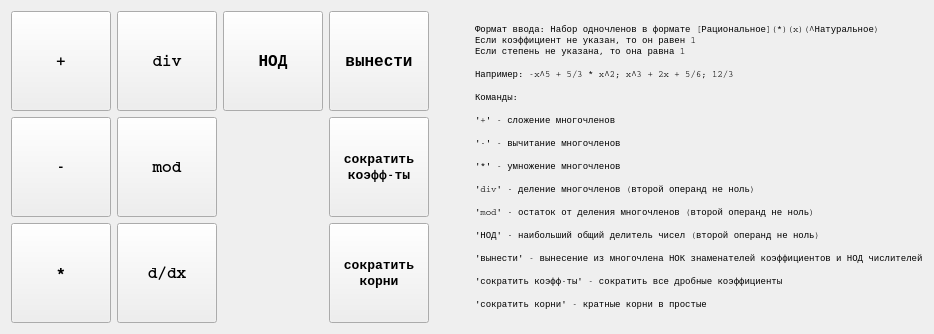
      <widget class="QWidget" name="tabPolynomial">
       <attribute name="title">
        <string>Многочлены</string>
       </attribute>
       <layout class="QVBoxLayout" name="verticalLayout_5">
        <item>
         <layout class="QHBoxLayout" name="horizontalLayout_6">
          <item>
           <layout class="QGridLayout" name="buttonsLayout_4">
            <item row="1" column="0">
             <widget class="QPushButton" name="subButton_4">
              <property name="sizePolicy">
               <sizepolicy hsizetype="Maximum" vsizetype="Fixed">
                <horstretch>0</horstretch>
                <verstretch>0</verstretch>
               </sizepolicy>
              </property>
              <property name="minimumSize">
               <size>
                <width>100</width>
                <height>100</height>
               </size>
              </property>
              <property name="font">
               <font>
                <family>Courier</family>
                <pointsize>12</pointsize>
                <weight>75</weight>
                <bold>true</bold>
                <stylestrategy>PreferDefault</stylestrategy>
                <kerning>false</kerning>
               </font>
              </property>
              <property name="text">
               <string>-</string>
              </property>
             </widget>
            </item>
            <item row="2" column="0">
             <widget class="QPushButton" name="polynomialMultButton">
              <property name="sizePolicy">
               <sizepolicy hsizetype="Maximum" vsizetype="Fixed">
                <horstretch>0</horstretch>
                <verstretch>0</verstretch>
               </sizepolicy>
              </property>
              <property name="minimumSize">
               <size>
                <width>100</width>
                <height>100</height>
               </size>
              </property>
              <property name="font">
               <font>
                <family>Courier</family>
                <pointsize>12</pointsize>
                <weight>75</weight>
                <bold>true</bold>
                <stylestrategy>PreferDefault</stylestrategy>
                <kerning>false</kerning>
               </font>
              </property>
              <property name="text">
               <string>*</string>
              </property>
             </widget>
            </item>
            <item row="0" column="1">
             <widget class="QPushButton" name="polynomialDivButton">
              <property name="sizePolicy">
               <sizepolicy hsizetype="Maximum" vsizetype="Fixed">
                <horstretch>0</horstretch>
                <verstretch>0</verstretch>
               </sizepolicy>
              </property>
              <property name="minimumSize">
               <size>
                <width>100</width>
                <height>100</height>
               </size>
              </property>
              <property name="font">
               <font>
                <family>Courier</family>
                <pointsize>12</pointsize>
                <weight>75</weight>
                <bold>true</bold>
                <stylestrategy>PreferDefault</stylestrategy>
                <kerning>false</kerning>
               </font>
              </property>
              <property name="text">
               <string>div</string>
              </property>
             </widget>
            </item>
            <item row="0" column="0">
             <widget class="QPushButton" name="polynomialPlusButton">
              <property name="sizePolicy">
               <sizepolicy hsizetype="Maximum" vsizetype="Fixed">
                <horstretch>0</horstretch>
                <verstretch>0</verstretch>
               </sizepolicy>
              </property>
              <property name="minimumSize">
               <size>
                <width>100</width>
                <height>100</height>
               </size>
              </property>
              <property name="font">
               <font>
                <family>Courier</family>
                <pointsize>12</pointsize>
                <weight>75</weight>
                <bold>true</bold>
                <stylestrategy>PreferDefault</stylestrategy>
                <kerning>false</kerning>
               </font>
              </property>
              <property name="text">
               <string>+</string>
              </property>
             </widget>
            </item>
            <item row="0" column="2">
             <widget class="QPushButton" name="polynomialGcdButton">
              <property name="sizePolicy">
               <sizepolicy hsizetype="Maximum" vsizetype="Fixed">
                <horstretch>0</horstretch>
                <verstretch>0</verstretch>
               </sizepolicy>
              </property>
              <property name="minimumSize">
               <size>
                <width>100</width>
                <height>100</height>
               </size>
              </property>
              <property name="font">
               <font>
                <family>Courier</family>
                <pointsize>12</pointsize>
                <weight>75</weight>
                <bold>true</bold>
                <stylestrategy>PreferDefault</stylestrategy>
                <kerning>false</kerning>
               </font>
              </property>
              <property name="text">
               <string>НОД</string>
              </property>
             </widget>
            </item>
            <item row="1" column="1">
             <widget class="QPushButton" name="polynomialModButton">
              <property name="sizePolicy">
               <sizepolicy hsizetype="Maximum" vsizetype="Fixed">
                <horstretch>0</horstretch>
                <verstretch>0</verstretch>
               </sizepolicy>
              </property>
              <property name="minimumSize">
               <size>
                <width>100</width>
                <height>100</height>
               </size>
              </property>
              <property name="font">
               <font>
                <family>Courier</family>
                <pointsize>12</pointsize>
                <weight>75</weight>
                <bold>true</bold>
                <stylestrategy>PreferDefault</stylestrategy>
                <kerning>false</kerning>
               </font>
              </property>
              <property name="text">
               <string>mod</string>
              </property>
              <property name="autoRepeat">
               <bool>false</bool>
              </property>
             </widget>
            </item>
            <item row="2" column="1">
             <widget class="QPushButton" name="polynomialDerivativeButton">
              <property name="enabled">
               <bool>true</bool>
              </property>
              <property name="sizePolicy">
               <sizepolicy hsizetype="Maximum" vsizetype="Fixed">
                <horstretch>0</horstretch>
                <verstretch>0</verstretch>
               </sizepolicy>
              </property>
              <property name="minimumSize">
               <size>
                <width>100</width>
                <height>100</height>
               </size>
              </property>
              <property name="font">
               <font>
                <family>Courier</family>
                <pointsize>12</pointsize>
                <weight>75</weight>
                <bold>true</bold>
                <stylestrategy>PreferDefault</stylestrategy>
                <kerning>false</kerning>
               </font>
              </property>
              <property name="text">
               <string>d/dx</string>
              </property>
              <property name="autoDefault">
               <bool>false</bool>
              </property>
             </widget>
            </item>
            <item row="0" column="3">
             <widget class="QPushButton" name="polynomialFactorizeButton">
              <property name="enabled">
               <bool>true</bool>
              </property>
              <property name="sizePolicy">
               <sizepolicy hsizetype="Maximum" vsizetype="Fixed">
                <horstretch>0</horstretch>
                <verstretch>0</verstretch>
               </sizepolicy>
              </property>
              <property name="minimumSize">
               <size>
                <width>100</width>
                <height>100</height>
               </size>
              </property>
              <property name="font">
               <font>
                <family>Courier</family>
                <pointsize>12</pointsize>
                <weight>75</weight>
                <bold>true</bold>
                <stylestrategy>PreferDefault</stylestrategy>
                <kerning>false</kerning>
               </font>
              </property>
              <property name="text">
               <string>вынести</string>
              </property>
              <property name="autoDefault">
               <bool>false</bool>
              </property>
             </widget>
            </item>
            <item row="1" column="3">
             <widget class="QPushButton" name="polynomialReduceCButton">
              <property name="enabled">
               <bool>true</bool>
              </property>
              <property name="sizePolicy">
               <sizepolicy hsizetype="Maximum" vsizetype="Fixed">
                <horstretch>0</horstretch>
                <verstretch>0</verstretch>
               </sizepolicy>
              </property>
              <property name="minimumSize">
               <size>
                <width>100</width>
                <height>100</height>
               </size>
              </property>
              <property name="font">
               <font>
                <family>Courier</family>
                <pointsize>10</pointsize>
                <weight>75</weight>
                <bold>true</bold>
                <stylestrategy>PreferDefault</stylestrategy>
                <kerning>false</kerning>
               </font>
              </property>
              <property name="text">
               <string>сократить
коэфф-ты</string>
              </property>
              <property name="autoDefault">
               <bool>false</bool>
              </property>
              <property name="flat">
               <bool>false</bool>
              </property>
             </widget>
            </item>
            <item row="2" column="3">
             <widget class="QPushButton" name="polynomialReduceButton">
              <property name="enabled">
               <bool>true</bool>
              </property>
              <property name="sizePolicy">
               <sizepolicy hsizetype="Maximum" vsizetype="Fixed">
                <horstretch>0</horstretch>
                <verstretch>0</verstretch>
               </sizepolicy>
              </property>
              <property name="minimumSize">
               <size>
                <width>100</width>
                <height>100</height>
               </size>
              </property>
              <property name="font">
               <font>
                <family>Courier</family>
                <pointsize>10</pointsize>
                <weight>75</weight>
                <bold>true</bold>
                <stylestrategy>PreferDefault</stylestrategy>
                <kerning>false</kerning>
               </font>
              </property>
              <property name="text">
               <string>сократить
корни</string>
              </property>
              <property name="autoDefault">
               <bool>false</bool>
              </property>
              <property name="flat">
               <bool>false</bool>
              </property>
             </widget>
            </item>
           </layout>
          </item>
          <item>
           <spacer name="horizontalSpacer_9">
            <property name="orientation">
             <enum>Qt::Horizontal</enum>
            </property>
            <property name="sizeHint" stdset="0">
             <size>
              <width>40</width>
              <height>20</height>
             </size>
            </property>
           </spacer>
          </item>
          <item>
           <widget class="QLabel" name="infoLabel_4">
            <property name="sizePolicy">
             <sizepolicy hsizetype="Preferred" vsizetype="MinimumExpanding">
              <horstretch>0</horstretch>
              <verstretch>0</verstretch>
             </sizepolicy>
            </property>
            <property name="font">
             <font>
              <family>Courier</family>
              <pointsize>12</pointsize>
              <weight>50</weight>
              <bold>false</bold>
              <stylestrategy>PreferDefault</stylestrategy>
              <kerning>false</kerning>
             </font>
            </property>
            <property name="text">
             <string>&lt;html&gt;&lt;head/&gt;&lt;body&gt;&lt;p&gt;&lt;span style=&quot; font-size:7pt;&quot;&gt;Формат ввода: Набор одночленов в формате [Рациональное](*)(x)(^Натуральное)&lt;br/&gt;Если коэффициент не указан, то он равен 1&lt;br/&gt;Если степень не указана, то она равна 1&lt;/span&gt;&lt;/p&gt;&lt;p&gt;&lt;span style=&quot; font-size:7pt;&quot;&gt;Например: -x^5 + 5/3 * x^2; x^3 + 2x + 5/6; 12/3&lt;/span&gt;&lt;/p&gt;&lt;p&gt;&lt;span style=&quot; font-size:7pt;&quot;&gt;Команды:&lt;/span&gt;&lt;/p&gt;&lt;p&gt;&lt;span style=&quot; font-size:7pt;&quot;&gt;'+' - сложение многочленов &lt;/span&gt;&lt;/p&gt;&lt;p&gt;&lt;span style=&quot; font-size:7pt;&quot;&gt;'-' - вычитание многочленов &lt;/span&gt;&lt;/p&gt;&lt;p&gt;&lt;span style=&quot; font-size:7pt;&quot;&gt;'*' - умножение многочленов &lt;/span&gt;&lt;/p&gt;&lt;p&gt;&lt;span style=&quot; font-size:7pt;&quot;&gt;'div' - деление многочленов (второй операнд не ноль) &lt;/span&gt;&lt;/p&gt;&lt;p&gt;&lt;span style=&quot; font-size:7pt;&quot;&gt;'mod' - остаток от деления многочленов (второй операнд не ноль)&lt;/span&gt;&lt;/p&gt;&lt;p&gt;&lt;span style=&quot; font-size:7pt;&quot;&gt;'НОД' - наибольший общий делитель чисел (второй операнд не ноль)&lt;/span&gt;&lt;/p&gt;&lt;p&gt;&lt;span style=&quot; font-size:7pt;&quot;&gt;'вынести' - вынесение из многочлена НОК знаменателей коэффициентов и НОД числителей&lt;/span&gt;&lt;/p&gt;&lt;p&gt;&lt;span style=&quot; font-size:7pt;&quot;&gt;'сократить коэфф-ты' - сократить все дробные коэффициенты&lt;/span&gt;&lt;/p&gt;&lt;p&gt;&lt;span style=&quot; font-size:7pt;&quot;&gt;'сократить корни' - кратные корни в простые&lt;/span&gt;&lt;/p&gt;&lt;/body&gt;&lt;/html&gt;</string>
            </property>
            <property name="textFormat">
             <enum>Qt::AutoText</enum>
            </property>
            <property name="wordWrap">
             <bool>true</bool>
            </property>
           </widget>
          </item>
         </layout>
        </item>
       </layout>
      </widget>
